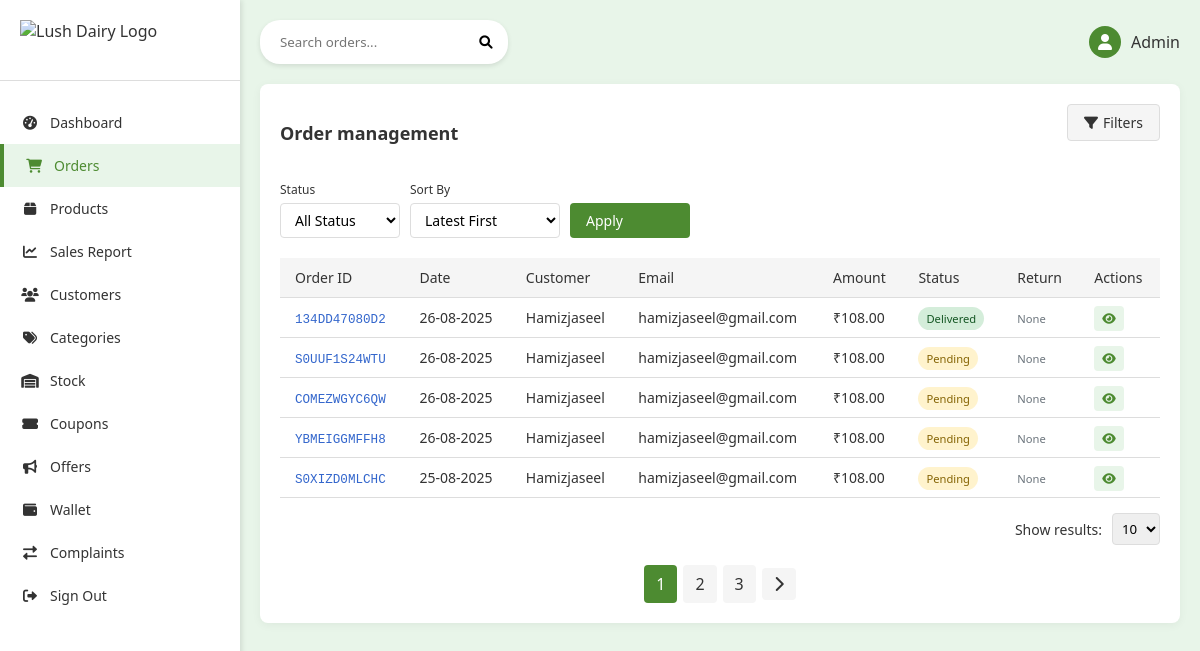
/accounts/orders/, run on the app's committed database.
### app/models.py (models this page shows, shortened)
class Order(models.Model):
    ORDER_STATUS = [
        ("pending", "Pending"),
        ("processing", "Processing"),
        ("shipped", "Shipped"),
        ("delivered", "Delivered"),
        ("cancelled", "Cancelled"),
        ("returned", "Returned"),
        ("Partially Cancelled", "Partially Cancelled"),
        ("Resolved", "Resolved"),
    ]
    RETURN_STATUS_CHOICES = [
        ("not_requested", "Not Requested"),
        ("requested", "Requested"),
        ("approved", "Approved"),
        ("rejected", "Rejected"),
    ]
    user = models.ForeignKey(
        CustomUser, on_delete=models.CASCADE, related_name="orders"
    )
    product = models.ForeignKey(
        Product, on_delete=models.CASCADE, null=True, blank=True
    )
    order_id = models.CharField(max_length=20, unique=True)
    razorpay_order_id = models.CharField(max_length=100, null=True, blank=True)
    total_amount = models.DecimalField(max_digits=10, decimal_places=2, null=True)
    status = models.CharField(max_length=20, choices=ORDER_STATUS, default="pending")
    address = models.ForeignKey(Address, on_delete=models.SET_NULL, null=True)
    created_at = models.DateTimeField(auto_now_add=True)
    updated_at = models.DateTimeField(auto_now=True)
    payment_method = models.CharField(max_length=50, default="COD")
    subtotal = models.DecimalField(max_digits=10, decimal_places=2, null=True)
    discount = models.DecimalField(max_digits=10, decimal_places=2, default=0)
    shipping = models.DecimalField(max_digits=10, decimal_places=2, default=0)
    return_status = models.CharField(
        max_length=20,
        choices=RETURN_STATUS_CHOICES,
        default="not_requested",
        blank=True,
    )
    address_name = models.CharField(max_length=100, default="")
    address_phone = models.CharField(max_length=15, default="")
    address_line1 = models.CharField(max_length=255, default="")
    address_line2 = models.CharField(max_length=255, blank=True, default="")
    address_city = models.CharField(max_length=100, default="")
    address_state = models.CharField(max_length=100, default="")
    address_zipcode = models.CharField(max_length=10, default="")
    coupon = models.ForeignKey(
        "Coupon", null=True, blank=True, on_delete=models.SET_NULL
    )
    wallet_amount = models.DecimalField(max_digits=10, decimal_places=2, default=0.00)
    class Meta:
        ordering = ["-created_at"]

### accounts/models.py (models this page shows, shortened)
class CustomUser(AbstractUser):
    is_user = models.BooleanField(default=False)
    is_panel_staff = models.BooleanField(default=False)
    referral_code = models.CharField(max_length=10, unique=True, blank=True, null=True)
    referred_by = models.ForeignKey(
        "self", null=True, blank=True, on_delete=models.SET_NULL
    )
    is_admin_user = models.BooleanField(default=False)
    is_blocked = models.BooleanField(default=False)
    created_at = models.DateTimeField(default=timezone.now)
    mobile = models.CharField(max_length=15, blank=True)
    profile_image = models.ImageField(
        upload_to="profiles/", default="profiles/default.jpeg"
    )
    bio = models.TextField(blank=True)
    pending_email = models.EmailField(blank=True, null=True)
    email_otp = models.CharField(max_length=6, blank=True, null=True)
    email_verified = models.BooleanField(default=False)

### accounts/views.py (the view, shortened to what this page needs)
# urls.py: path("accounts/orders/", views.admin_order_list, name="admin_order_list"),
def admin_order_list(request):
    orders = Order.objects.all()
    query = request.GET.get("q")
    status_filter = request.GET.get("status", "all")
    sort_by = request.GET.get("sort", "date_desc")
    if status_filter and status_filter != "all":
        orders = orders.filter(status=status_filter)
    if sort_by == "date_asc":
        orders = orders.order_by("created_at")
    elif sort_by == "date_desc":
        orders = orders.order_by("-created_at")
    elif sort_by == "amount_asc":
        orders = orders.order_by("total_amount")
    elif sort_by == "amount_desc":
        orders = orders.order_by("-total_amount")
    paginator = Paginator(orders, 5)
    page_number = request.GET.get("page")
    page_obj = paginator.get_page(page_number)
    status_choices = [
        {"key": "all", "val": "All Status"},
        {"key": "pending", "val": "Order Placed"},
        {"key": "shipped", "val": "Shipped"},
        {"key": "delivered", "val": "Delivered"},
        {"key": "cancelled", "val": "Cancelled"},
    ]
    sort_choices = [
        {"key": "date_desc", "val": "Date (Newest)"},
        {"key": "date_asc", "val": "Date (Oldest)"},
        {"key": "amount_desc", "val": "Amount (High to Low)"},
        {"key": "amount_asc", "val": "Amount (Low to High)"},
    ]
    stats_list = [
        {"label": "Total Orders", "count": Order.objects.count(), "color": "primary"},
        {
            "label": "Pending Orders",
            "count": Order.objects.filter(status="pending").count(),
            "color": "warning",
        },
        {
            "label": "Delivered Orders",
            "count": Order.objects.filter(status="delivered").count(),
            "color": "success",
        },
        {
            "label": "Return Requests",
            "count": Order.objects.filter(returnrequest__isnull=False).count(),
            "color": "danger",
        },
    ]
    context = {
        "orders": page_obj,
        "query": query,
        "status_filter": status_filter,
        "sort_by": sort_by,
        "status_choices": status_choices,
        "sort_choices": sort_choices,
        "stats_list": stats_list,
    }
    return render(request, "admin_panel/order.html", context)

### templates/admin_panel/order.html (shortened to what this page needs)
{% extends 'admin_panel/base.html' %}
{% load static %}
{% block content %}
    <!DOCTYPE html>
    <html lang="en">
        <head>
            <link href="https://cdnjs.cloudflare.com/ajax/libs/font-awesome/6.0.0-beta3/css/all.min.css"
                  rel="stylesheet">
        </head>
        <body>
            <div class="container">
                <div class="sidebar">
                    <div class="logo">
                        <img src="{% static 'images/logo.png' %}" alt="Lush Dairy Logo">
                    </div>
                    <div class="nav-menu">
                        <a href="{% url 'admin_panel:admin_dashboard' %}" class="nav-item">
                            <i class="fas fa-tachometer-alt"></i> Dashboard
                        </a>
                        <a href="{% url 'admin_panel:admin_order_list' %}"
                           class="nav-item active">
                            <i class="fas fa-shopping-cart"></i> Orders
                        </a>
                        <a href="{% url 'admin_panel:product_list' %}" class="nav-item">
                            <i class="fas fa-box"></i> Products
                        </a>
                        <a href="{% url 'admin_panel:sales_report' %}" class="nav-item">
                            <i class="fas fa-chart-line"></i> Sales Report
                        </a>
                        <a href="{% url 'admin_panel:user_list' %}" class="nav-item">
                            <i class="fas fa-users"></i> Customers
                        </a>
                        <a href="{% url 'admin_panel:category_list' %}" class="nav-item">
                            <i class="fas fa-tags"></i> Categories
                        </a>
                        <a href="{% url 'admin_panel:inventory_list' %}" class="nav-item">
                            <i class="fas fa-warehouse"></i> Stock
                        </a>
                        <a href="{% url 'admin_panel:coupon_list' %}" class="nav-item">
                            <i class="fas fa-ticket-alt"></i> Coupons
                        </a>
                        <a href="{% url 'admin_panel:offer_list' %}" class="nav-item">
                            <i class="fas fa-bullhorn"></i> Offers
                        </a>
                        <a href="{% url 'admin_panel:wallet_transactions_list' %}"
                           class="nav-item">
                            <i class="fas fa-wallet"></i> Wallet
                        </a>
                        <a href="{% url 'admin_panel:admin_return_requests' %}" class="nav-item">
                            <i class="fas fa-exchange-alt"></i> Complaints
                        </a>
                        <a href="{% url 'admin_panel:admin_logout' %}" class="nav-item">
                            <i class="fas fa-sign-out-alt"></i> Sign Out
                        </a>
                    </div>
                </div>
                <div class="main-content">
                    <div class="header">
                        <div class="search-bar">
                            <form method="get" action="{% url 'admin_panel:admin_order_list' %}">
                                <input type="text"
                                       name="q"
                                       placeholder="Search orders..."
                                       value="{{ request.GET.q }}">
                                <button type="submit">
                                    <i class="fas fa-search"></i>
                                </button>
                            </form>
                        </div>
                        <div class="user-info">
                            <div class="avatar">
                                <i class="fas fa-user"></i>
                            </div>
                            <span>Admin</span>
                        </div>
                    </div>
                    <div class="orders-section">
                        <div class="section-header">
                            <h2 class="section-title">Order management</h2>
                            <div class="filters">
                                <button class="btn btn-secondary">
                                    <i class="fas fa-filter"></i> Filters
                                </button>
                            </div>
                        </div>
                        <form method="get" class="filters">
                            <div class="filter-group">
                                <label>Status</label>
                                <select name="status">
                                    <option value="all">All Status</option>
                                </select>
                            </div>
                            <div class="filter-group">
                                <label>Sort By</label>
                                <select name="sort">
                                    <option value="date_desc" {% if sort_by == 'date_desc' %}selected{% endif %}>Latest First</option>
                                </select>
                            </div>
                            <div class="filter-group">
                                <label>&nbsp;</label>
                                <button type="submit" class="btn btn-primary">Apply</button>
                            </div>
                        </form>
                        {% if orders %}
                            <table class="orders-table">
                                <thead>
                                    <tr>
                                        <th>Order ID</th>
                                        <th>Date</th>
                                        <th>Customer</th>
                                        <th>Email</th>
                                        <th>Amount</th>
                                        <th>Status</th>
                                        <th>Return</th>
                                        <th>Actions</th>
                                    </tr>
                                </thead>
                                <tbody>
                                    {% for order in orders %}
                                        <tr>
                                            <td>
                                                <span class="order-id">{{ order.order_id }}</span>
                                            </td>
                                            <td>{{ order.created_at|date:"d-m-Y"|default:"01-04-2025" }}</td>
                                            <td>{{ order.user.get_full_name|default:order.user.username }}</td>
                                            <td>{{ order.user.email }}</td>
                                            <td>₹{{ order.total_amount|floatformat:2 }}</td>
                                            <td>
                                                <span class="status-badge status-{{ order.status }}">{{ order.get_status_display }}</span>
                                            </td>
                                            <td>
                                                {% if order.returnrequest %}
                                                    <span class="return-status">{{ order.returnrequest.reason|default:"Requested" }}</span>
                                                {% else %}
                                                    <span class="return-status return-none">None</span>
                                                {% endif %}
                                            </td>
                                            <td>
                                                <a href="{% url 'admin_panel:admin_order_detail' order.order_id %}"
                                                   class="action-btn">
                                                    <i class="fas fa-eye"></i>
                                                </a>
                                            </td>
                                        </tr>
                                    {% endfor %}
                                </tbody>
                            </table>
                            <div class="show-results">
                                Show results:
                                <select onchange="changeResultsPerPage(this.value)">
                                    <option value="10"
                                            {% if orders.paginator.per_page == 10 %}selected{% endif %}>10</option>
                                </select>
                            </div>
                            <div class="pagination">
                                {% for num in orders.paginator.page_range %}
                                    {% if orders.number == num %}
                                        <span class="current">{{ num }}</span>
                                    {% elif num > orders.number|add:'-3' and num < orders.number|add:'3' %}
                                        <a href="?q={{ request.GET.q }}&status={{ status_filter }}&sort={{ sort_by }}&page={{ num }}">{{ num }}</a>
                                    {% endif %}
                                {% endfor %}
                                {% if orders.has_next %}
                                    <a href="?q={{ request.GET.q }}&status={{ status_filter }}&sort={{ sort_by }}&page={{ orders.next_page_number }}"><i class="fas fa-chevron-right"></i></a>
                                {% endif %}
                            </div>
                        {% else %}
                            <div class="empty-state">
                                <p>No orders found.</p>
                            </div>
                        {% endif %}
                    </div>
                </div>
            </div>
        </body>
    </html>
{% endblock %}

### data on the page
Order: order_id "134DD47080D2", created_at "26-08-2025", user.get_full_name "Hamizjaseel", user.email "hamizjaseel@gmail.com", total_amount "108.00", status "Delivered"
Order: order_id "S0UUF1S24WTU", created_at "26-08-2025", user.get_full_name "Hamizjaseel", user.email "hamizjaseel@gmail.com", total_amount "108.00", status "Pending"
Order: order_id "COMEZWGYC6QW", created_at "26-08-2025", user.get_full_name "Hamizjaseel", user.email "hamizjaseel@gmail.com", total_amount "108.00", status "Pending"
Order: order_id "YBMEIGGMFFH8", created_at "26-08-2025", user.get_full_name "Hamizjaseel", user.email "hamizjaseel@gmail.com", total_amount "108.00", status "Pending"
Order: order_id "S0XIZD0MLCHC", created_at "25-08-2025", user.get_full_name "Hamizjaseel", user.email "hamizjaseel@gmail.com", total_amount "108.00", status "Pending"

### other printed values
{{ num }} "1"
{{ num }} "2" "3"
